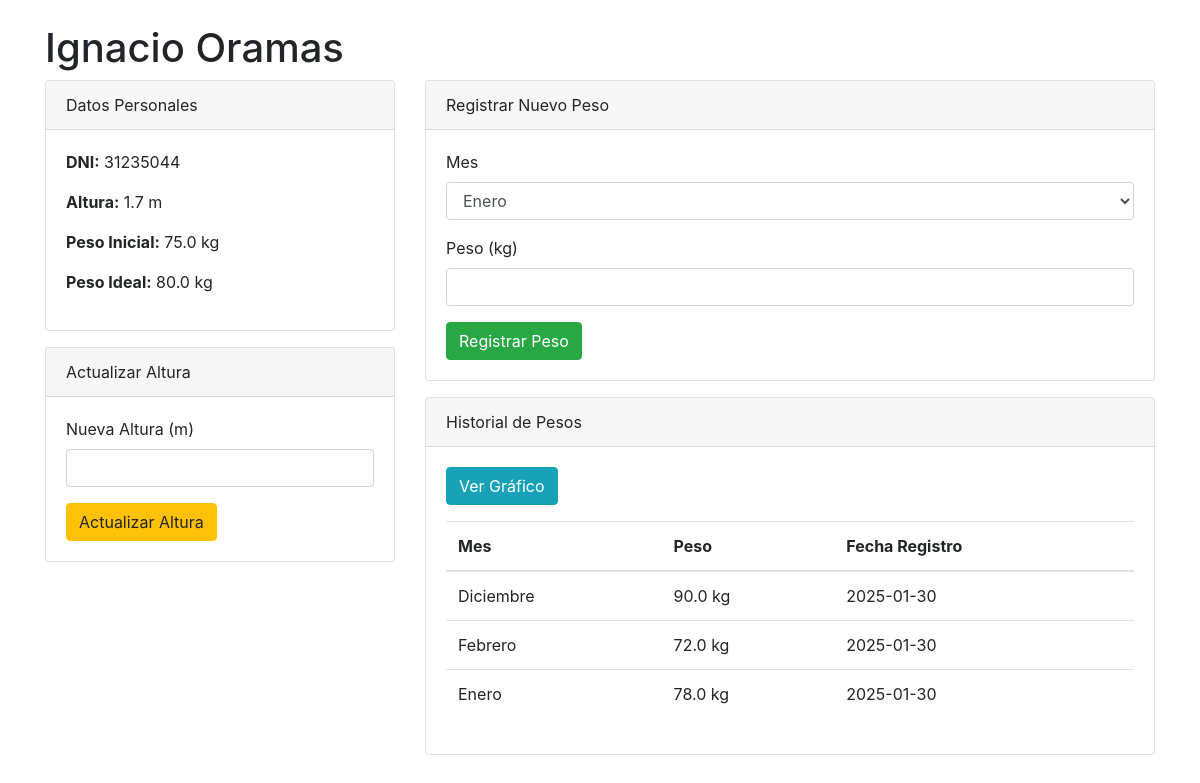
The app's page /dashboard_usuario/31235044 with its own data.
### tables this page shows
CREATE TABLE Usuarios (
    id INTEGER PRIMARY KEY AUTOINCREMENT,
    dni TEXT UNIQUE NOT NULL,
    nombre TEXT NOT NULL,
    apellido TEXT NOT NULL,
    altura FLOAT NOT NULL,
    peso_inicial FLOAT NOT NULL,
    peso_ideal FLOAT,
    entrenador_id INTEGER,
    FOREIGN KEY (entrenador_id) REFERENCES Entrenador (id)
);

CREATE TABLE Pesos (
    id INTEGER PRIMARY KEY AUTOINCREMENT,
    usuario_id INTEGER,
    mes TEXT NOT NULL,
    peso FLOAT NOT NULL,
    fecha_registro TIMESTAMP DEFAULT CURRENT_TIMESTAMP,
    FOREIGN KEY (usuario_id) REFERENCES Usuarios (id)
);

### index.py (the view)
@app.route('/dashboard_usuario/<dni>')
def dashboard_usuario(dni):
    usuario = obtener_usuario_por_dni(dni)
    if not usuario:
        flash('Usuario no encontrado', 'error')
        return redirect('/dashboard_entrenador')
    altura_form = EditarAlturaForm()
    peso_form = RegistrarPesoForm()
    historial = obtener_historial_pesos(usuario['id'])
    return render_template('dashboard_usuario.html',
                         usuario=usuario,
                         altura_form=altura_form,
                         peso_form=peso_form,
                         historial=historial)

### index.py
class EditarAlturaForm(FlaskForm):
    nueva_altura = FloatField('Nueva Altura (m)', validators=[
        DataRequired(),
        NumberRange(min=0.5, max=2.5, message="Altura debe estar entre 0.5 y 2.5 metros")
    ])
    submit = SubmitField('Actualizar Altura')

class RegistrarPesoForm(FlaskForm):
    mes = SelectField('Mes', choices=[
        ('Enero', 'Enero'), ('Febrero', 'Febrero'), ('Marzo', 'Marzo'),
        ('Abril', 'Abril'), ('Mayo', 'Mayo'), ('Junio', 'Junio'),
        ('Julio', 'Julio'), ('Agosto', 'Agosto'), ('Septiembre', 'Septiembre'),
        ('Octubre', 'Octubre'), ('Noviembre', 'Noviembre'), ('Diciembre', 'Diciembre')
    ], validators=[DataRequired()])
    peso = FloatField('Peso (kg)', validators=[
        DataRequired(),
        NumberRange(min=20, max=300, message="Peso debe estar entre 20 y 300 kg")
    ])
    submit = SubmitField('Registrar Peso')

### database.py (called while the page is built)
def get_db():
    conn = sqlite3.connect(DATABASE)
    conn.row_factory = sqlite3.Row
    return conn

def obtener_usuario_por_dni(dni):
    conn = get_db()
    usuario = conn.execute('SELECT * FROM Usuarios WHERE dni = ?', (dni,)).fetchone()
    conn.close()
    return usuario

def obtener_historial_pesos(usuario_id):
    conn = get_db()
    pesos = conn.execute('''
        SELECT mes, peso, strftime('%Y-%m-%d', fecha_registro) as fecha
        FROM Pesos
        WHERE usuario_id = ?
        ORDER BY fecha_registro DESC
    ''', (usuario_id,)).fetchall()
    conn.close()
    return pesos

### templates/dashboard_usuario.html (shortened to what this page needs)
<!DOCTYPE html>
<html>
<head>
    <link rel="stylesheet" href="https://stackpath.bootstrapcdn.com/bootstrap/4.5.2/css/bootstrap.min.css">
</head>
<body>
    <div class="container mt-4">
        <h1>{{ usuario.nombre }} {{ usuario.apellido }}</h1>
        <div class="row">
            <div class="col-md-4">
                <div class="card">
                    <div class="card-header">
                        Datos Personales
                    </div>
                    <div class="card-body">
                        <p><strong>DNI:</strong> {{ usuario.dni }}</p>
                        <p><strong>Altura:</strong> {{ usuario.altura }} m</p>
                        <p><strong>Peso Inicial:</strong> {{ usuario.peso_inicial }} kg</p>
                        <p><strong>Peso Ideal:</strong> {{ usuario.peso_ideal }} kg</p>
                    </div>
                </div>
                <div class="card mt-3">
                    <div class="card-header">
                        Actualizar Altura
                    </div>
                    <div class="card-body">
                        <form method="POST" action="/actualizar_altura/{{ usuario.dni }}">
                            <div class="form-group">
                                {{ altura_form.nueva_altura.label }}
                                {{ altura_form.nueva_altura(class="form-control") }}
                            </div>
                            {{ altura_form.submit(class="btn btn-warning") }}
                        </form>
                    </div>
                </div>
            </div>
            <div class="col-md-8">
                <div class="card">
                    <div class="card-header">
                        Registrar Nuevo Peso
                    </div>
                    <div class="card-body">
                        <form method="POST" action="/registrar_peso/{{ usuario.dni }}">
                            <div class="form-group">
                                {{ peso_form.mes.label }}
                                {{ peso_form.mes(class="form-control") }}
                            </div>
                            <div class="form-group">
                                {{ peso_form.peso.label }}
                                {{ peso_form.peso(class="form-control") }}
                            </div>
                            {{ peso_form.submit(class="btn btn-success") }}
                        </form>
                    </div>
                </div>
                <div class="card mt-3">
                    <div class="card-header">
                        Historial de Pesos
                    </div>
                    <div class="card-body">
                        <a href="/grafica_usuario/{{ usuario.dni }}" class="btn btn-info mb-3">Ver Gráfico</a>
                        <table class="table">
                            <thead>
                                <tr>
                                    <th>Mes</th>
                                    <th>Peso</th>
                                    <th>Fecha Registro</th>
                                </tr>
                            </thead>
                            <tbody>
                                {% for registro in historial %}
                                <tr>
                                    <td>{{ registro.mes }}</td>
                                    <td>{{ registro.peso }} kg</td>
                                    <td>{{ registro.fecha }}</td>
                                </tr>
                                {% endfor %}
                            </tbody>
                        </table>
                    </div>
                </div>
            </div>
        </div>
    </div>
</body>
</html>

### records on screen
Usuarios: nombre "Ignacio", apellido "Oramas", dni "31235044", altura "1.7", peso_inicial "75.0", peso_ideal "80.0"
Pesos: mes "Diciembre", peso "90.0", fecha "2025-01-30"
Pesos: mes "Febrero", peso "72.0", fecha "2025-01-30"
Pesos: mes "Enero", peso "78.0", fecha "2025-01-30"

### other values on screen
{{ altura_form.nueva_altura.label }} "Nueva Altura (m)"
{{ peso_form.mes.label }} "Mes"
{{ peso_form.peso.label }} "Peso (kg)"
